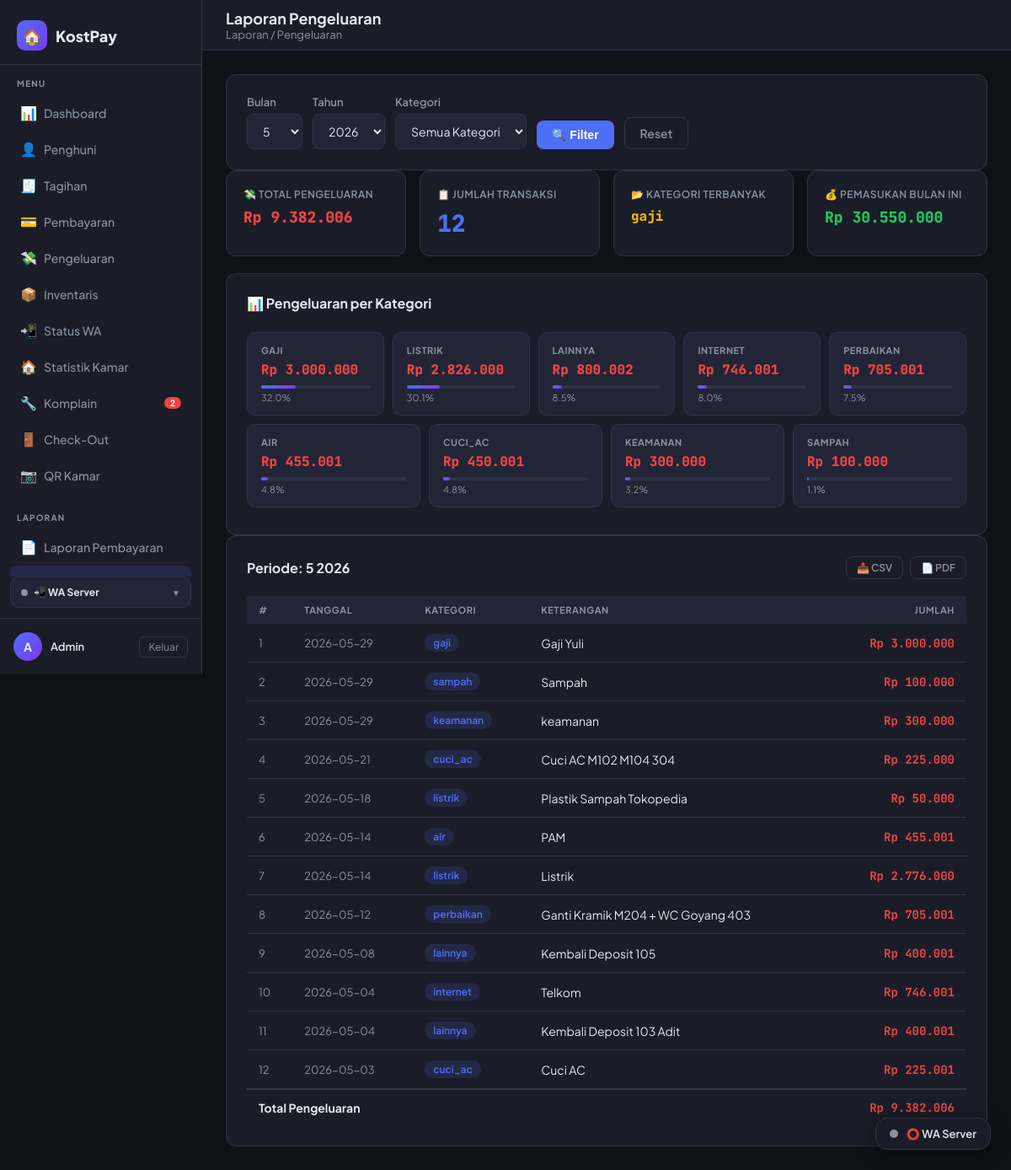
/laporan/pengeluaran (signed in), run on the app's committed database.
### tables this page shows
CREATE TABLE pengeluaran (
            id          INTEGER PRIMARY KEY AUTOINCREMENT,
            tanggal     TEXT    NOT NULL,
            kategori    TEXT    NOT NULL,
            keterangan  TEXT    NOT NULL,
            jumlah      REAL    NOT NULL DEFAULT 0,
            dibayar_ke  TEXT,
            catatan     TEXT,
            created_at  TEXT    DEFAULT (datetime('now','localtime'))
        );

### routes/laporan_routes.py (the view)
@laporan_bp.route('/pengeluaran')
@login_required
def pengeluaran():
    bulan, tahun     = _get_filter_params()
    filter_kategori  = request.args.get('kategori', '')
    db               = get_db()
    rows             = _query_pengeluaran(db, bulan, tahun, filter_kategori or None)
    kategori_summary = _query_kategori_summary(db, bulan, tahun)
    total_pengeluaran= sum(r['jumlah'] for r in rows)
    kategori_terbanyak = kategori_summary[0]['kategori'] if kategori_summary else None
    pemasukan_bln    = _query_pemasukan(db, bulan, tahun)
    kategori_list = [r['kategori'] for r in db.execute(
        "SELECT DISTINCT COALESCE(kategori,'Lainnya') AS kategori FROM pengeluaran ORDER BY kategori"
    ).fetchall()]
    return render_template('laporan/pengeluaran.html',
        rows=rows,
        bulan=bulan,
        tahun=tahun,
        tahun_list=_tahun_list_pengeluaran(db),
        kategori_list=kategori_list,
        filter_kategori=filter_kategori,
        total_pengeluaran=total_pengeluaran,
        kategori_summary=kategori_summary,
        kategori_terbanyak=kategori_terbanyak,
        pemasukan_bln=pemasukan_bln,
    )

### models/database.py (called while the page is built)
def get_db():
    conn = sqlite3.connect(DATABASE)
    conn.row_factory = sqlite3.Row
    return conn

### routes/laporan_routes.py (called while the page is built)
def _get_filter_params():
    now = datetime.date.today()
    bulan = request.args.get('bulan', type=int, default=now.month)
    tahun = request.args.get('tahun', type=int, default=now.year)
    return bulan, tahun

def _tahun_list_pengeluaran(db):
    rows = db.execute(
        "SELECT DISTINCT strftime('%Y', tanggal) AS tahun FROM pengeluaran ORDER BY tahun DESC"
    ).fetchall()
    return [int(r['tahun']) for r in rows] or [datetime.date.today().year]

def _query_pengeluaran(db, bulan, tahun, kategori=None):
    q = """
        SELECT tanggal, kategori, keterangan, jumlah
        FROM pengeluaran
        WHERE strftime('%m', tanggal) = ? AND strftime('%Y', tanggal) = ?
    """
    p = [f"{bulan:02d}", str(tahun)]
    if kategori:
        q += " AND kategori = ?"
        p.append(kategori)
    q += " ORDER BY tanggal DESC"
    return db.execute(q, p).fetchall()

def _query_kategori_summary(db, bulan, tahun):
    return db.execute("""
        SELECT COALESCE(kategori, 'Lainnya') AS kategori, SUM(jumlah) AS total
        FROM pengeluaran
        WHERE strftime('%m', tanggal) = ? AND strftime('%Y', tanggal) = ?
        GROUP BY kategori
        ORDER BY total DESC
    """, (f"{bulan:02d}", str(tahun))).fetchall()

def _query_pemasukan(db, bulan, tahun):
    row = db.execute("""
        SELECT COALESCE(SUM(jumlah_bayar), 0) AS total
        FROM pembayaran
        WHERE strftime('%m', tanggal_bayar) = ? AND strftime('%Y', tanggal_bayar) = ?
    """, (f"{bulan:02d}", str(tahun))).fetchone()
    return row['total'] if row else 0

### utils/auth.py (called while the page is built)
def login_required(f):
    @wraps(f)
    def decorated(*args, **kwargs):
        if 'admin_id' not in session:
            flash('Silakan login terlebih dahulu.', 'warning')
            return redirect(url_for('auth.login'))
        return f(*args, **kwargs)
    return decorated

### utils/context_processors.py (called while the page is built)
def register_context_processors(app):
    @app.context_processor
    def inject_komplain_badge():
        if not session.get('admin_id'):
            return {}
        try:
            from models.database import get_db
            row = get_db().execute(
                "SELECT COUNT(*) c FROM komplain WHERE status='baru'"
            ).fetchone()
            return {'komplain_baru_count': row['c'] if row and row['c'] else 0}
        except Exception:
            return {'komplain_baru_count': 0}

### templates/laporan/pengeluaran.html (shortened to what this page needs)
{% extends 'base.html' %}
{% block page_title %}Laporan Pengeluaran{% endblock %}
{% block breadcrumb %}Laporan / Pengeluaran{% endblock %}
{% block content %}
<div class="card mb-3">
  <form method="get" style="display:flex; gap:12px; align-items:flex-end; flex-wrap:wrap;">
    <div class="form-group" style="margin:0;">
      <label>Bulan</label>
      <select name="bulan">
        {% for b in range(1,13) %}
          <option value="{{ b }}" {% if b == bulan %}selected{% endif %}>{{ b | nama_bulan }}</option>
        {% endfor %}
      </select>
    </div>
    <div class="form-group" style="margin:0;">
      <label>Tahun</label>
      <select name="tahun">
        {% for t in tahun_list %}
          <option value="{{ t }}" {% if t == tahun %}selected{% endif %}>{{ t }}</option>
        {% endfor %}
      </select>
    </div>
    <div class="form-group" style="margin:0;">
      <label>Kategori</label>
      <select name="kategori">
        <option value="">Semua Kategori</option>
      </select>
    </div>
    <button type="submit" class="btn btn-primary">🔍 Filter</button>
    <a href="{{ url_for('laporan.pengeluaran') }}" class="btn btn-outline">Reset</a>
  </form>
</div>
<div class="stats-grid" style="margin-bottom:20px;">
  <div class="stat-card red">
    <div class="stat-label">💸 Total Pengeluaran</div>
    <div class="stat-value" style="font-size:18px;">{{ total_pengeluaran | rupiah }}</div>
  </div>
  <div class="stat-card accent">
    <div class="stat-label">📋 Jumlah Transaksi</div>
    <div class="stat-value">{{ rows | length }}</div>
  </div>
  <div class="stat-card yellow">
    <div class="stat-label">📂 Kategori Terbanyak</div>
    <div class="stat-value" style="font-size:16px;">{{ kategori_terbanyak or '—' }}</div>
  </div>
  <div class="stat-card green">
    <div class="stat-label">💰 Pemasukan Bulan Ini</div>
    <div class="stat-value" style="font-size:18px;">{{ pemasukan_bln | rupiah }}</div>
  </div>
</div>
{% if kategori_summary %}
<div class="card mb-3">
  <div class="card-header">
    <div class="card-title">📊 Pengeluaran per Kategori</div>
  </div>
  <div style="display:flex; flex-wrap:wrap; gap:10px; padding:4px 0 8px;">
    {% for ks in kategori_summary %}
    {% set pct = ((ks.total / total_pengeluaran) * 100) | round(1) if total_pengeluaran else 0 %}
    <div style="
      flex:1; min-width:140px;
      background:var(--surface2); border:1px solid var(--border);
      border-radius:10px; padding:14px 16px;
    ">
      <div style="font-size:11px; color:var(--muted); font-weight:700; text-transform:uppercase; letter-spacing:.5px; margin-bottom:6px;">
        {{ ks.kategori or 'Lainnya' }}
      </div>
      <div style="font-size:16px; font-weight:800; color:var(--red); font-family:var(--mono);">
        {{ ks.total | rupiah }}
      </div>
      <div style="margin-top:8px; height:4px; border-radius:2px; background:var(--border);">
        <div style="
          height:4px; border-radius:2px;
          background:linear-gradient(90deg, var(--accent), var(--accent2));
          width:{{ pct }}%;
        "></div>
      </div>
      <div style="font-size:11px; color:var(--muted); margin-top:4px;">{{ pct }}%</div>
    </div>
    {% endfor %}
  </div>
</div>
{% endif %}
<div class="card">
  <div class="card-header">
    <div class="card-title">Periode: {{ bulan | nama_bulan }} {{ tahun }}</div>
    <div style="display:flex; gap:8px;">
      <a href="{{ url_for('laporan.export_pengeluaran_csv', bulan=bulan, tahun=tahun) }}"
         class="btn btn-outline btn-sm">📥 CSV</a>
      <a href="{{ url_for('laporan.export_pengeluaran_pdf', bulan=bulan, tahun=tahun) }}"
         class="btn btn-outline btn-sm">📄 PDF</a>
    </div>
  </div>
  <div class="table-wrap">
    <table>
      <thead>
        <tr>
          <th>#</th>
          <th>Tanggal</th>
          <th>Kategori</th>
          <th>Keterangan</th>
          <th style="text-align:right;">Jumlah</th>
        </tr>
      </thead>
      <tbody>
        {% for r in rows %}
        <tr>
          <td class="text-muted">{{ loop.index }}</td>
          <td class="text-muted" style="font-size:13px;">{{ r.tanggal }}</td>
          <td><span class="badge badge-info">{{ r.kategori or 'Lainnya' }}</span></td>
          <td>{{ r.keterangan or '—' }}</td>
          <td class="text-mono text-red fw-bold" style="text-align:right;">
            {{ r.jumlah | rupiah }}
          </td>
        </tr>
        {% else %}
        <tr>
          <td colspan="5" style="text-align:center; padding:32px; color:var(--muted);">
            Tidak ada data pengeluaran untuk periode ini.
          </td>
        </tr>
        {% endfor %}
      </tbody>
      {% if rows %}
      <tfoot>
        <tr style="font-weight:700; border-top:2px solid var(--border);">
          <td colspan="4">Total Pengeluaran</td>
          <td class="text-mono text-red" style="text-align:right;">
            {{ total_pengeluaran | rupiah }}
          </td>
        </tr>
      </tfoot>
      {% endif %}
    </table>
  </div>
</div>
{% endblock %}

### templates/base.html (style rules this page uses)
:root { --bg: #0f1117; --surface: #1a1d27; --surface2: #222535; --border: #2e3347; --accent: #4f6ef7; --accent2: #7c3aed; --green: #22c55e; --yellow: #eab308; --red: #ef4444; --text: #e2e8f0; --muted: #8892a4; --font: 'Plus Jakarta Sans', sans-serif; --mono: 'JetBrains Mono', monospace; --radius: 12px; --sidebar-w: 240px; }
* { box-sizing: border-box; margin: 0; padding: 0; }
body { font-family: var(--font); background: var(--bg); color: var(--text); min-height: 100vh; display: flex; }
.card { background: var(--surface); border: 1px solid var(--border); border-radius: var(--radius); padding: 24px; }
.card-header { display: flex; align-items: center; justify-content: space-between; margin-bottom: 20px; }
.card-title { font-size: 16px; font-weight: 700; }
.stats-grid { display: grid; grid-template-columns: repeat(auto-fit, minmax(200px,1fr)); gap: 16px; margin-bottom: 24px; }
.stat-card { background: var(--surface); border: 1px solid var(--border); border-radius: var(--radius); padding: 20px; }
.stat-label { font-size: 12px; color: var(--muted); font-weight: 600; text-transform: uppercase; letter-spacing: .5px; margin-bottom: 8px; }
.stat-value { font-size: 28px; font-weight: 800; font-family: var(--mono); }
.stat-card.accent .stat-value { color: var(--accent); }
.stat-card.green .stat-value { color: var(--green); }
.stat-card.yellow .stat-value { color: var(--yellow); }
.stat-card.red .stat-value { color: var(--red); }
.table-wrap { overflow-x: auto; }
table { width: 100%; border-collapse: collapse; font-size: 14px; }
th { background: var(--surface2); color: var(--muted); font-size: 11px; font-weight: 700; text-transform: uppercase; letter-spacing: .6px; padding: 10px 14px; text-align: left; }
td { padding: 12px 14px; border-bottom: 1px solid var(--border); }
tr:last-child td { border-bottom: none; }
.badge { display: inline-flex; align-items: center; padding: 3px 10px; border-radius: 20px; font-size: 12px; font-weight: 600; }
.badge-info { background: rgba(79,110,247,.15); color: var(--accent); }
.btn { display: inline-flex; align-items: center; gap: 6px; padding: 9px 18px; border-radius: 8px; font-size: 14px; font-weight: 600; cursor: pointer; border: none; text-decoration: none; transition: all .15s; }
.btn-primary { background: var(--accent); color: #fff; }
.btn-sm { padding: 5px 12px; font-size: 12px; }
.btn-outline { background: none; border: 1px solid var(--border); color: var(--muted); }
.form-group { margin-bottom: 18px; }
label { display: block; font-size: 13px; font-weight: 600; margin-bottom: 6px; color: var(--muted); }
input, select, textarea { width: 100%; background: var(--surface2); border: 1px solid var(--border); border-radius: 8px; padding: 10px 14px; color: var(--text); font-family: var(--font); font-size: 14px; outline: none; transition: border-color .15s; }
select option { background: var(--surface2); }
.text-muted { color: var(--muted); font-size: 13px; }
.text-mono { font-family: var(--mono); }
.fw-bold { font-weight: 700; }
.text-red { color: var(--red); }

### data on the page
pengeluaran: kategori "gaji", tanggal "2026-05-29", keterangan "Gaji Yuli", jumlah|rupiah "Rp 3.000.000"
pengeluaran: tanggal "2026-05-29", kategori "sampah", keterangan "Sampah", jumlah|rupiah "Rp 100.000"
pengeluaran: tanggal "2026-05-29", kategori "keamanan", keterangan "keamanan", jumlah|rupiah "Rp 300.000"
pengeluaran: tanggal "2026-05-21", kategori "cuci_ac", keterangan "Cuci AC M102 M104 304", jumlah|rupiah "Rp 225.000"
pengeluaran: tanggal "2026-05-18", kategori "listrik", keterangan "Plastik Sampah Tokopedia", jumlah|rupiah "Rp 50.000"
pengeluaran: tanggal "2026-05-14", kategori "air", keterangan "PAM", jumlah|rupiah "Rp 455.001"
pengeluaran: tanggal "2026-05-14", kategori "listrik", keterangan "Listrik", jumlah|rupiah "Rp 2.776.000"
pengeluaran: tanggal "2026-05-12", kategori "perbaikan", keterangan "Ganti Kramik M204 + WC Goyang 403", jumlah|rupiah "Rp 705.001"
pengeluaran: tanggal "2026-05-08", kategori "lainnya", keterangan "Kembali Deposit 105", jumlah|rupiah "Rp 400.001"
pengeluaran: tanggal "2026-05-04", kategori "internet", keterangan "Telkom", jumlah|rupiah "Rp 746.001"
pengeluaran: tanggal "2026-05-04", kategori "lainnya", keterangan "Kembali Deposit 103 Adit", jumlah|rupiah "Rp 400.001"
pengeluaran: tanggal "2026-05-03", kategori "cuci_ac", keterangan "Cuci AC", jumlah|rupiah "Rp 225.001"

### other printed values
{{ komplain_baru_count }} "2"
{{ (session.admin_nama or 'A')[0] }} "A"
{{ session.admin_nama or 'Admin' }} "Admin"
{{ total_pengeluaran | rupiah }} "Rp 9.382.006"
{{ rows | length }} "12"
{{ pemasukan_bln | rupiah }} "Rp 30.550.000"
{{ ks.kategori or 'Lainnya' }} "GAJI" "LISTRIK" "LAINNYA" "INTERNET" "PERBAIKAN" "AIR" "CUCI_AC" "KEAMANAN" "SAMPAH"
{{ ks.total | rupiah }} "Rp 3.000.000" "Rp 2.826.000" "Rp 800.002" "Rp 746.001" "Rp 705.001" "Rp 455.001" "Rp 450.001" "Rp 300.000" "Rp 100.000"
{{ pct }} "32.0" "30.1" "8.5" "8.0" "7.5" "4.8" "4.8" "3.2" "1.1"
{{ bulan | nama_bulan }} "5"
{{ tahun }} "2026"
form field bulan "5"
form field tahun "2026"
